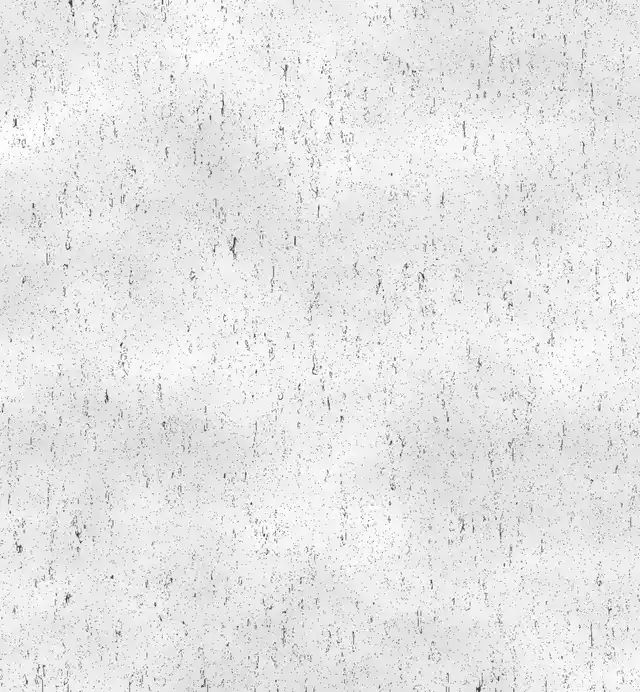
#> input picture state/prototypes/bebetter/build/assets/grain.webp, 640 x 692 px, given in place of 04-runway-light-trails-night-pexels732142.jpg, which was not available
$ python media.py
#> lines starting #> are read from the running program, lines starting #| are printed output that depends on the picture; pictures that were not available may be replaced by others from this repository, and a replacement may not be noted
#!/usr/bin/env python3
"""Stock photographs to the site's own duotone (night to mint), and the two film loops to site/assets/film.
Sources are in assets/stock (see assets/PROVENANCE.md). Run from the justclaims folder."""
import os, shutil, subprocess
import numpy as np
from PIL import Image, ImageOps

ROOT = os.path.abspath(os.path.join(os.path.dirname(__file__), '..', '..'))
SRC = os.path.join(ROOT, 'assets', 'stock'); OUT = os.path.join(ROOT, 'site', 'assets')
STOPS = [(0.0, (8, 16, 15)), (0.35, (14, 52, 48)), (0.7, (59, 142, 131)), (1.0, (190, 236, 224))]

def duotone(im, gamma=1.2):
    a = np.asarray(ImageOps.autocontrast(im.convert('L'), cutoff=1)).astype('float32') / 255.0
    a = a ** gamma
    out = np.zeros(a.shape + (3,), dtype='float32')
    for (t0, c0), (t1, c1) in zip(STOPS, STOPS[1:]):
        m = (a >= t0) & (a <= t1); f = ((a - t0) / (t1 - t0))[m]
        for k in range(3): out[..., k][m] = c0[k] + (c1[k] - c0[k]) * f
    return Image.fromarray(out.clip(0, 255).astype('uint8'))

PHOTOS = {
    'ph-notice': ('04-runway-light-trails-night-pexels732142.jpg', 1.0),
    'ph-thirty': ('02-cabin-window-sunrise-pexels4657595.jpg', 1.1),
    'ph-circ': ('06-rain-glass-night-lights-pexels20768044.jpg', 1.0),
    'ph-new': ('09-runway-edge-lights-dusk-pexels3768652.jpg', 1.15),
    'ph-ready': ('05-apron-markings-dusk-pexels13343113.jpg', 1.1),
    'ph-res': ('01-wing-engine-clouds-dusk-pexels2387803.jpg', 1.2),
    'ph-lost': ('03-winglet-dusk-sky-pexels33337082.jpg', 0.8),
}
os.makedirs(os.path.join(OUT, 'img', 'ph'), exist_ok=True); os.makedirs(os.path.join(OUT, 'film'), exist_ok=True)
for name, (f, g) in PHOTOS.items():
    im = Image.open(os.path.join(SRC, 'photos', f))
#> im is the input picture: PIL image 640x692 RGB; mean R, G, B 229.8, 229.8, 229.8
    if name == 'ph-ready': im = im.crop((0, 0, int(im.width * .76), im.height))  # the stand sign at the right edge reads mirrored, so it is cropped out
    im.thumbnail((1200, 1200), Image.LANCZOS)
    d = duotone(im, g); p = os.path.join(OUT, 'img', 'ph', name + '.jpg')
#> in duotone, `a = np.asarray(ImageOps.autocontrast(im.convert('L'), cutoff=1)).astyp..`:
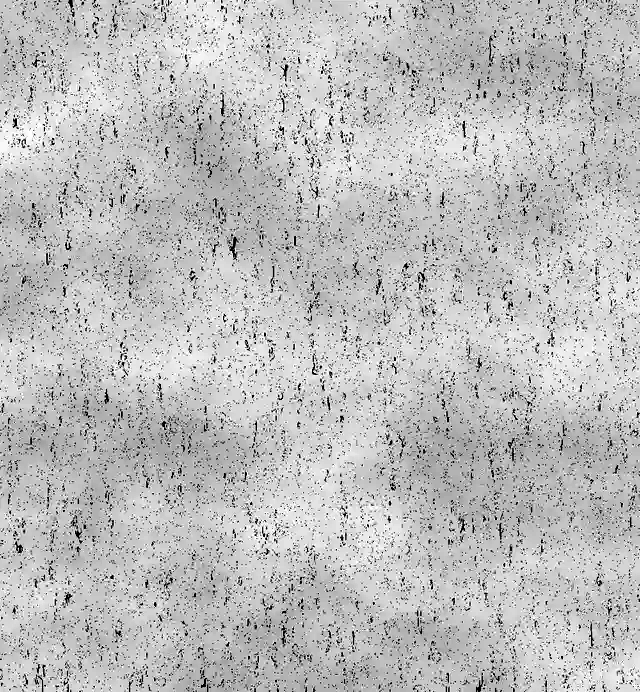
#> a: shape (692, 640) float32; min 0, max 1, mean 0.743
#> the loop in duotone, `for (t0, c0), (t1, c1) in zip(STOPS, STOPS[1:]):` made 3 passes
#> pass 1, in duotone, `m = (a >= t0) & (a <= t1)`:
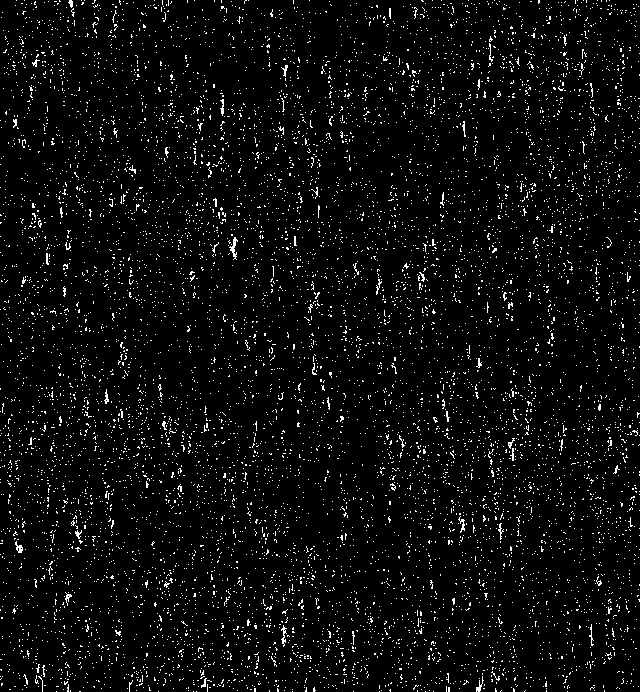
#> m: shape (692, 640) bool; 4.4% white in thin lines or dots
#> pass 2, in duotone, `m = (a >= t0) & (a <= t1)`:
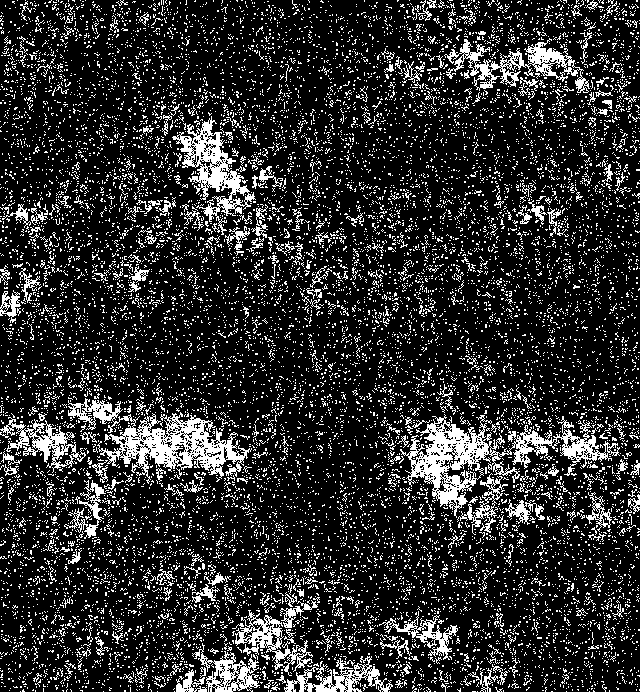
#> m: shape (692, 640) bool; 17.7% white in thin lines or dots
#> pass 3, in duotone, `m = (a >= t0) & (a <= t1)`:
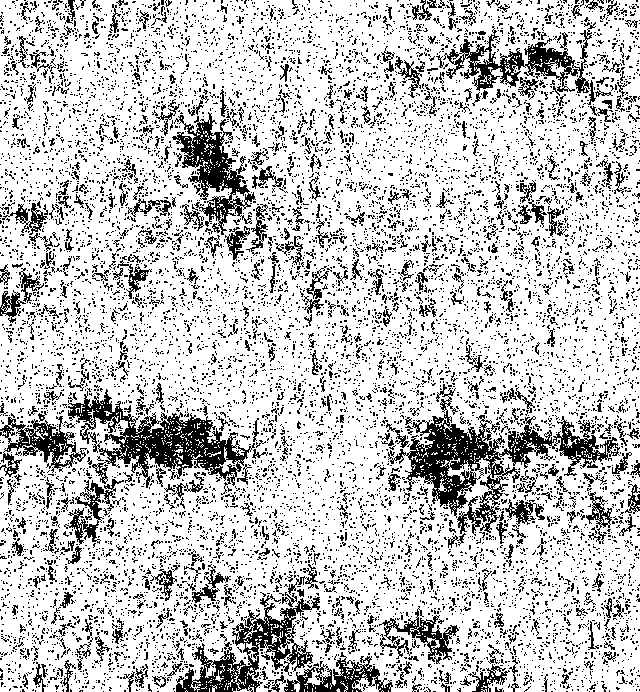
#> m: shape (692, 640) bool; 77.9% white; black in thin lines or dots
#> after the loop in duotone, `for (t0, c0), (t1, c1) in zip(STOPS, STOPS[1:]):`:
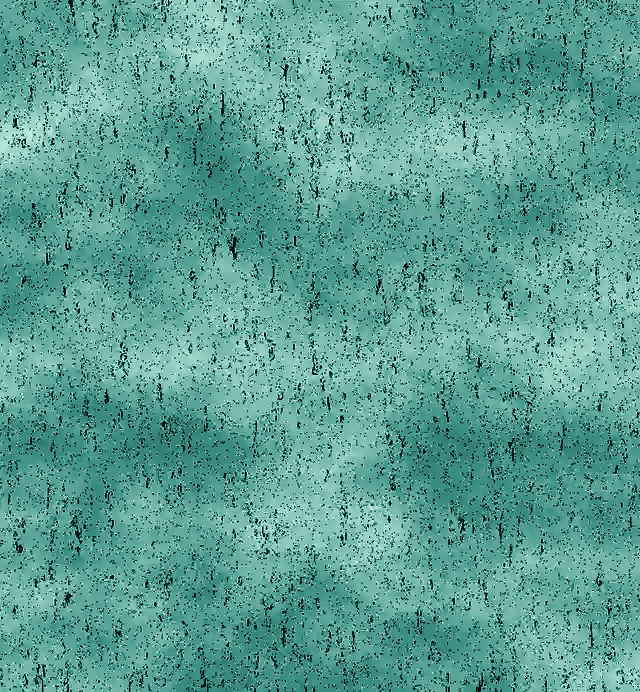
#> out: shape (692, 640, 3) float32; mean of channels 0, 1, 2 91.6, 159.1, 148.6; drawn as R, G, B
    d.save(p, quality=76, optimize=True, progressive=True); print(name, d.size, os.path.getsize(p) // 1024, 'KB')
#| ph-notice (640, 692) 156 KB
#> pass 2 of the loop `for name, (f, g) in PHOTOS.items():`:
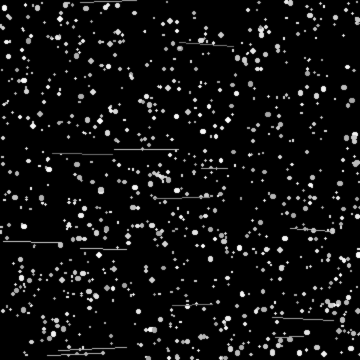
#> input picture state/prototypes/bebetter/build/assets/ink.webp, 360 x 360 px, given in place of 02-cabin-window-sunrise-pexels4657595.jpg, which was not available
#> im is the input picture: PIL image 360x360 RGBA; mean R, G, B, A 0, 0, 0, 239.1
#> a: shape (360, 360) float32; every value is 0
#> after the loop in duotone (call 2), `for (t0, c0), (t1, c1) in zip(STOPS, STOPS[1:]):`:
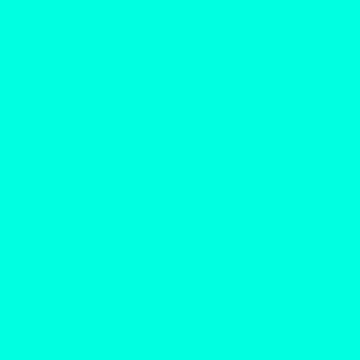
#> out: shape (360, 360, 3) float32; mean of channels 0, 1, 2 8, 16, 15; drawn with min black and max white
#> in duotone (call 2), `return Image.fromarray(out.clip(0, 255).astype('uint8'))`:
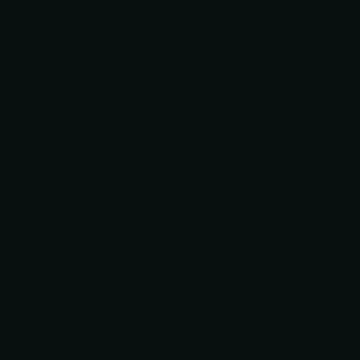
#> returned value: PIL image 360x360 RGB; mean R, G, B 8, 16, 15
#| ph-thirty (360, 360) 1 KB
#> (the run stopped early here; a loop or call above may not have finished)
